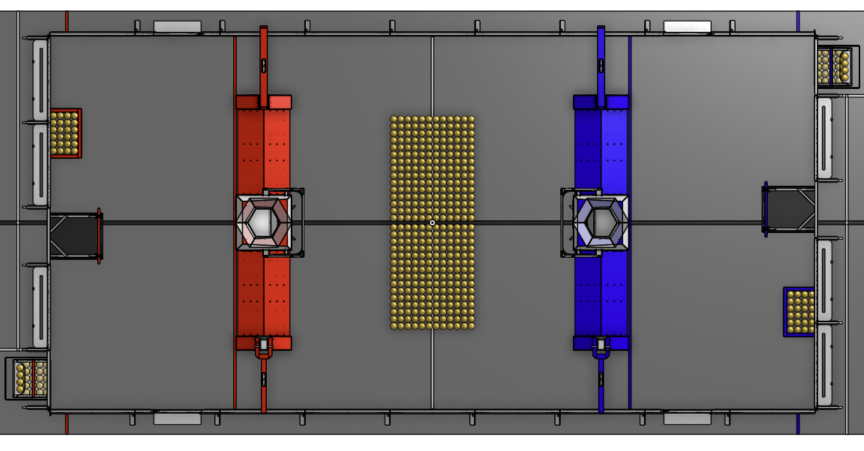
#> input picture HRNet-W32/img.png, 1728 x 901 px (shown at 1/2 size)
$ python -i ball_preannote.py   (imports and definitions only)
#> lines starting #> are read from the running program, lines starting #| are printed output that depends on the picture
#> further down, picture is the input picture: shape (901, 1728, 3); mean B, G, R 107.9, 105.6, 110.8
#!/usr/bin/env python3
"""
Yellow-ball heuristic pre-annotation — project 272005.

Lists R2 objects directly, samples randomly, fetches public images from
assets.markwu.org, runs an HSV yellow-ball detector, and imports tasks
with embedded predictions in one shot (no task IDs needed).

Usage:
  python ball_preannote.py                  # 200 random frames
  python ball_preannote.py -n 50            # fewer frames
  python ball_preannote.py -n 20 --dry-run  # preview detections, no upload
"""
import os, pathlib, argparse, itertools
import numpy as np
import cv2
import requests
from dotenv import load_dotenv
from ls_ext import LabelStudioClient

# [1 line not run here, left out]

# ── Label Studio ───────────────────────────────────────────────────────────
PROJECT_ID = 272005
LS_URL     = "https://app.humansignal.com"
MODEL_VER  = "yellow-hsv-v2"
LABEL_NAME = "Fuel"
FROM_NAME  = "label"
TO_NAME    = "image"

# ── public URL base (tasks already exist in LS) ────────────────────────────
PUBLIC_BASE = "https://assets.markwu.org"

# ── HSV yellow (OpenCV H 0–179, S/V 0–255) ────────────────────────────────
HSV_LO = np.array([ 18, 160, 140], dtype=np.uint8)   # high S+V: real balls are fluorescent
HSV_HI = np.array([ 42, 255, 255], dtype=np.uint8)

# ── Ball size gates (pixels, after squaring) ───────────────────────────────
# From labeled data on 1280×720: isolated balls are ~5–30 px on a side
BALL_MIN_PX     = 5     # smaller = noise
BALL_MAX_PX     = 35    # larger  = cluster or field element
MAX_ASPECT      = 1.6   # h/w in pixels after squaring; blobs taller than this are sus
CIRCULARITY_MIN = 0.70  # isolated ball caps score ~0.75+; touching blobs drop below this
SIZE_IQR_FACTOR = 1.8   # keep only blobs within IQR*factor of Q1-Q3 per frame

# Crop scoreboard strip at top
SCOREBOARD_FRAC = 0.17

DEFAULT_N = 200
# ──────────────────────────────────────────────────────────────────────────


# [9 lines left out: function fetch_image, not called in this run]


def detect_balls(img_bgr: np.ndarray) -> list[tuple]:
    """Return (x_pct, y_pct, w_pct, h_pct) for each isolated ball."""
    H, W = img_bgr.shape[:2]
#> H = 901; W = 1728
    crop_top = int(H * SCOREBOARD_FRAC)
#> crop_top = 153
    field = img_bgr[crop_top:, :]
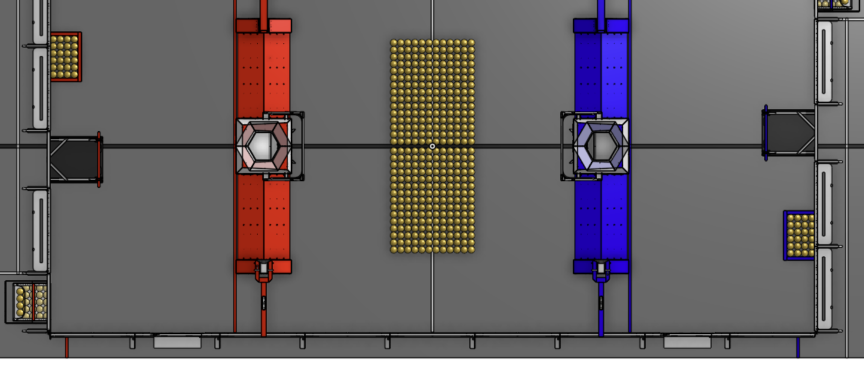
#> field: shape (748, 1728, 3) (shown at 1/2 size); mean B, G, R 103.8, 101.2, 107.2

    hsv  = cv2.cvtColor(field, cv2.COLOR_BGR2HSV)
#> hsv: shape (748, 1728, 3); mean H, S, V 7.1, 26.1, 112.4
    mask = cv2.inRange(hsv, HSV_LO, HSV_HI)
#> mask: shape (748, 1728); every value is 0

    k    = cv2.getStructuringElement(cv2.MORPH_ELLIPSE, (3, 3))
    mask = cv2.morphologyEx(mask, cv2.MORPH_CLOSE, k, iterations=1)
    mask = cv2.morphologyEx(mask, cv2.MORPH_OPEN,  k, iterations=1)

    contours, _ = cv2.findContours(mask, cv2.RETR_EXTERNAL, cv2.CHAIN_APPROX_SIMPLE)
#> contours = []

    raw = []
    for cnt in contours:
        area = cv2.contourArea(cnt)
        perim = cv2.arcLength(cnt, closed=True)
        if perim == 0:
            continue
        # Isolated ball top is a bright circular cap — high circularity.
        # Clusters merge blobs into lumpy shapes that score much lower.
        if 4 * np.pi * area / (perim ** 2) < CIRCULARITY_MIN:
            continue

        x, y, w, h = cv2.boundingRect(cnt)
        side = max(w, h)

        # Absolute size gate before any squaring
        if not (BALL_MIN_PX <= side <= BALL_MAX_PX):
            continue

        # Pre-squaring shape check on the raw contour bounding rect.
        # An isolated ball cap is roughly as wide as it is tall (w/h ≈ 1).
        # A horizontal cluster is wide and flat (w >> h); reject those.
        if w > 0 and h > 0 and (w / h > 1.5 or h / w > 2.0):
            continue

        # Dark-crescent check: the ball's shadow occupies the bottom ~30%
        # of the extended box. If that region is also bright, this is a
        # field marking or graphic rather than a ball.
        crescent_y0 = y + side          # bottom of bright blob
        crescent_y1 = min(crescent_y0 + max(side // 3, 2), field.shape[0])
        if crescent_y1 > crescent_y0:
            crescent_roi = field[crescent_y0:crescent_y1, x:x + w]
            if crescent_roi.size > 0:
                mean_v = cv2.cvtColor(crescent_roi, cv2.COLOR_BGR2HSV)[:, :, 2].mean()
                if mean_v > 160:   # too bright below → not a ball shadow
                    continue

        # Square the box + small upward pad for the missed bright top
        pad_top = max(2, side // 8)   # slightly larger fraction catches small-ball tops
        y_abs = max(0, y + crop_top - pad_top)
        box_h = min(side + pad_top, H - y_abs)

        raw.append((x, y_abs, side, box_h, round(4 * np.pi * area / perim ** 2, 3)))
#> this loop made 0 passes
#> after the loop, raw = []

    if not raw:
        return []

    # Per-frame size-consistency filter using IQR.
    sizes = np.array([w for x, y, w, h, _ in raw], dtype=float)
    q1, q3 = np.percentile(sizes, [25, 75])
    iqr = q3 - q1
    lo = max(BALL_MIN_PX, q1 - SIZE_IQR_FACTOR * iqr)
    hi = min(BALL_MAX_PX, q3 + SIZE_IQR_FACTOR * iqr)

    balls = []
    for x, y_abs, w, h, circ in raw:
        if not (lo <= w <= hi):
            continue
        if h > 0 and w / h < (1 / MAX_ASPECT):
            continue
        balls.append({
            "x": x / W * 100, "y": y_abs / H * 100,
            "w": w / W * 100, "h": h / H * 100,
            "side_px": w, "circ": circ,
        })
    return balls


# [108 lines left out: functions to_ls_results, draw_detections, main, not called in this run]


# [2 lines not run here, left out]

>>> import cv2
>>> picture = cv2.imread('img.png')
>>> result = detect_balls(picture)
#> result = []
